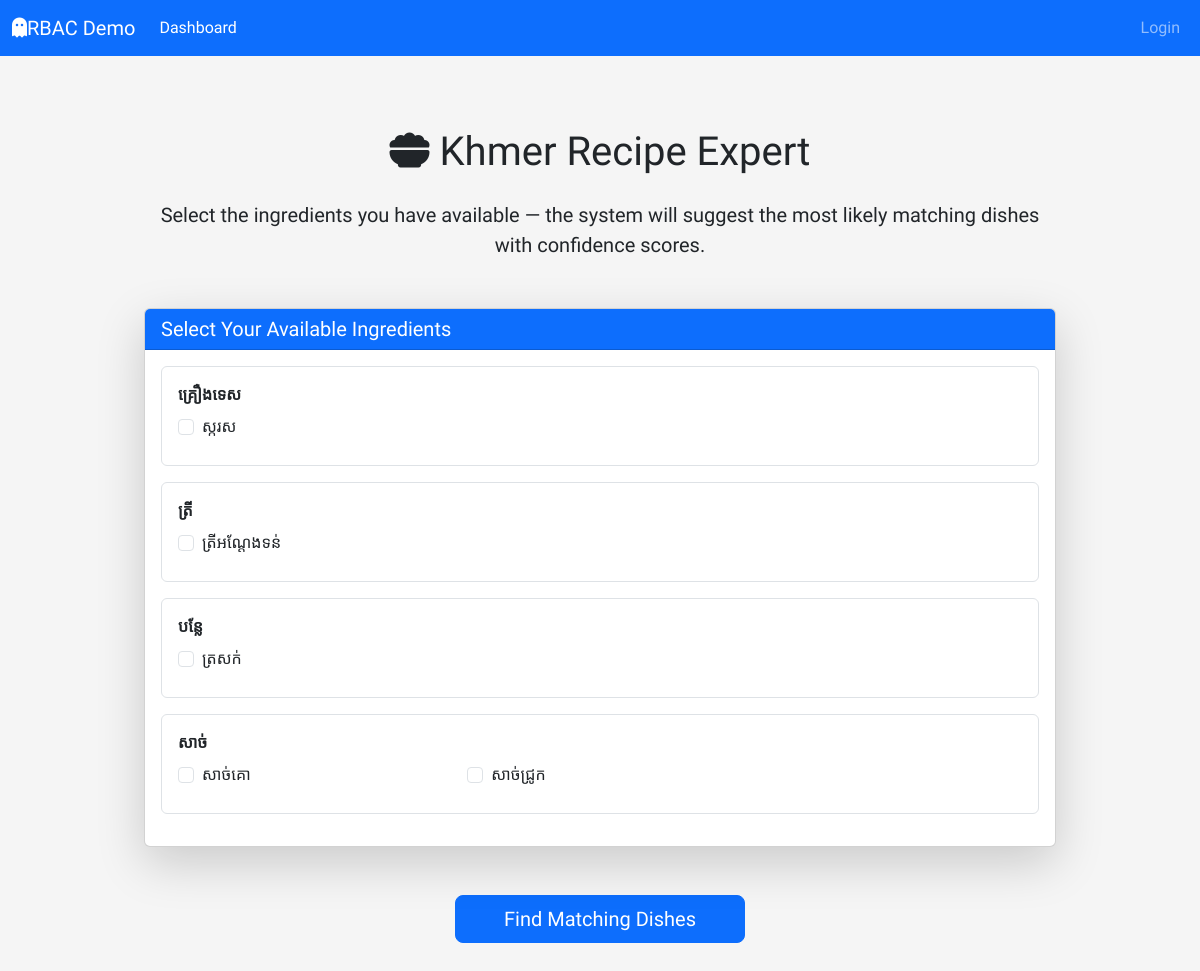
The page / on the database its author committed.
### app/models/category.py (models this page shows, shortened)
class CategoryTable(db.Model):
    __tablename__ = "tbl_categories"
    id = db.Column(db.Integer, primary_key=True)
    name = db.Column(db.String(100), unique=True, nullable=False)
    description = db.Column(db.Text, nullable=True)
    ingredients = db.relationship(
        "IngredientTable",
        back_populates="category",
        cascade="all, delete-orphan",
        lazy="select"
    )

### app/models/ingredient.py (models this page shows, shortened)
class IngredientTable(db.Model):
    __tablename__ = "tbl_ingredients"
    id = db.Column(db.Integer, primary_key=True)
    name = db.Column(db.String(100), unique=True, nullable=False)
    category_id = db.Column(db.Integer, db.ForeignKey("tbl_categories.id"), nullable=False) # one-to-many relationship
    created_at = db.Column(db.DateTime, default=datetime.utcnow, nullable=False)
    updated_at = db.Column(db.DateTime, default=datetime.utcnow,onupdate=datetime.utcnow, nullable=False)
    category = db.relationship("CategoryTable", back_populates="ingredients")
    dishes = db.relationship("DishTable",secondary=tbl_dish_ingredients, back_populates="ingredients")

### app/routes/dashboard_route.py (the view, shortened to what this page needs)
@dashboard_bp.route("/", methods=["GET", "POST"])
def index():
    form = ExpertIngredientForm()
    form.ingredients.choices = [(ing.id, ing.name) for ing in IngredientTable.query.all()]
    grouped = get_ingredients_grouped_by_category()
    results = None
    selected_ids = []
    return render_template(
        "dashboard/index.html",
        form=form,
        grouped_ingredients=grouped,
        results=results,
        selected_ids=selected_ids,
        current_user=current_user
    )

### app/forms/expert_form.py (shortened to what this page needs)
class ExpertIngredientForm(FlaskForm):
    ingredients = SelectMultipleField(
        "Ingredients",
        coerce=int,
        validators=[Optional()]
    )
    submit = SubmitField("Find Matching Dishes")

### app/routes/dashboard_route.py (called while the page is built)
def get_ingredients_grouped_by_category():
    ingredients = IngredientTable.query.join(CategoryTable).order_by(CategoryTable.name, IngredientTable.name).all()
    grouped = defaultdict(list)
    for ing in ingredients:
        cat_name = ing.category.name if ing.category else "Uncategorized"
        grouped[cat_name].append(ing)  # full object
    return dict(sorted(grouped.items()))

### app/templates/dashboard/index.html (shortened to what this page needs)
{% extends "layouts/base.html" %}
{% block content %}
<div class="container py-5">
  <h1 class="text-center mb-4"><i class="fa-solid fa-bowl-food"></i> Khmer Recipe Expert</h1>
  <p class="lead text-center mb-5">
    Select the ingredients you have available — the system will suggest the most likely matching dishes with confidence scores.
  </p>
  <form method="POST">
    <div class="card shadow-lg mb-5">
      <div class="card-header bg-primary text-white">
        <h5 class="mb-0">Select Your Available Ingredients</h5>
      </div>
      <div class="card-body">
        {% for cat, items in grouped_ingredients.items() %}
        <div class="border rounded p-3 mb-3">
          <div class="fw-bold mb-2">{{ cat }}</div>
          <div class="row">
            {% for ing in items %}
            <div class="col-6 col-md-4 mb-2">
              <div class="form-check">
                <input
                  type="checkbox"
                  class="form-check-input"
                  id="ing_{{ ing.id }}"
                  name="{{ form.ingredients.name }}"
                  value="{{ ing.id }}"
                />
                <label class="form-check-label" for="ing_{{ ing.id }}">
                  {{ ing.name }}
                </label>
              </div>
            </div>
            {% endfor %}
          </div>
        </div>
        {% endfor %}
      </div>
    </div>
    <div class="text-center">
      {{ form.submit(class="btn btn-primary btn-lg px-5") }}
    </div>
  </form>
</div>
{% endblock %}

### app/static/css/style.css (style rules this page uses)
body { background-color: #f5f5f5; }
body { font-family: 'Kantumruy Pro', sans-serif; }
html, body, h1, h2, h3, h4, h5, h6, p, a, button, input, textarea, select { font-family: 'Kantumruy Pro', -apple-system, BlinkMacSystemFont, 'Segoe UI', Roboto, sans-serif; }
.khmer-text, .nav-link, .card-title, .card-text, .form-label, .form-control, .btn { font-family: 'Kantumruy Pro', sans-serif !important; }

### rows shown on the page
CategoryTable: name "គ្រឿងទេស"
IngredientTable: name "ស្ករស"
CategoryTable: name "ត្រី"
IngredientTable: name "ត្រីអណ្តែងទន់"
CategoryTable: name "បន្លែ"
IngredientTable: name "ត្រសក់"
CategoryTable: name "សាច់"
IngredientTable: name "សាច់គោ"
IngredientTable: name "សាច់ជ្រូក"
